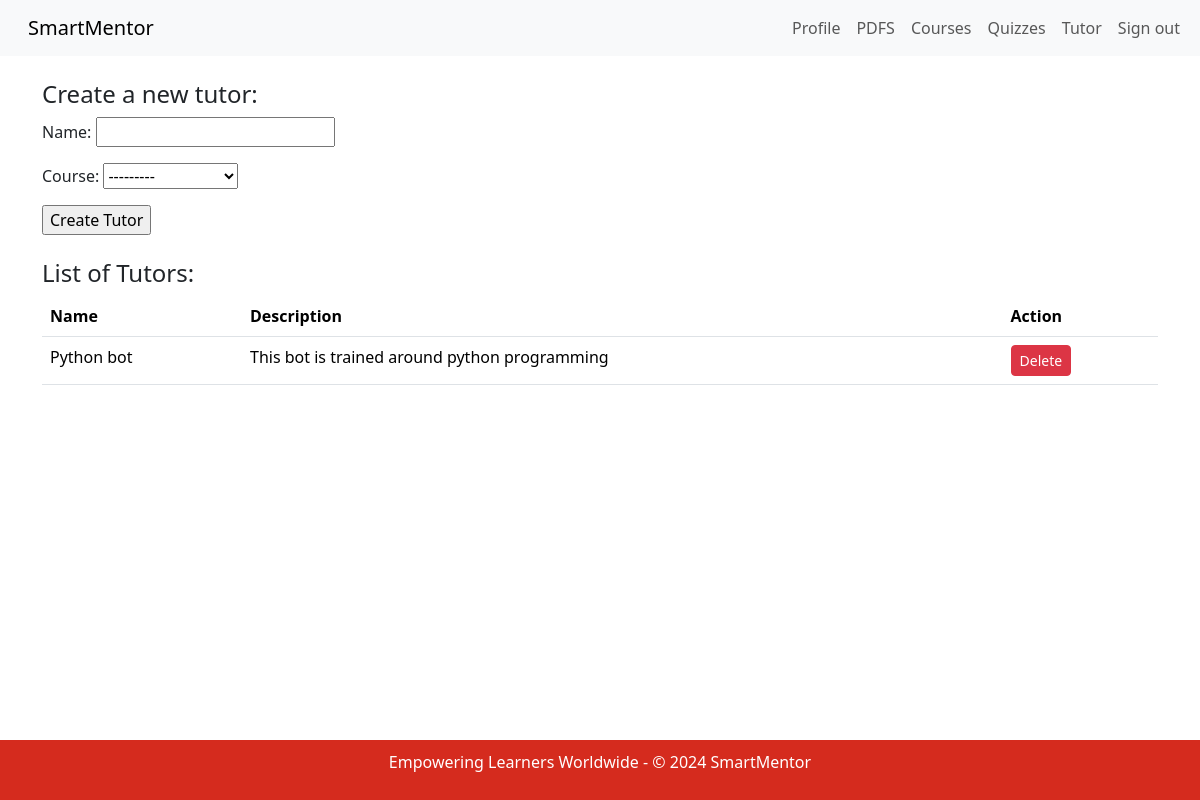
The page /teacher/ai_tutor (signed in) on the database as committed earlier.
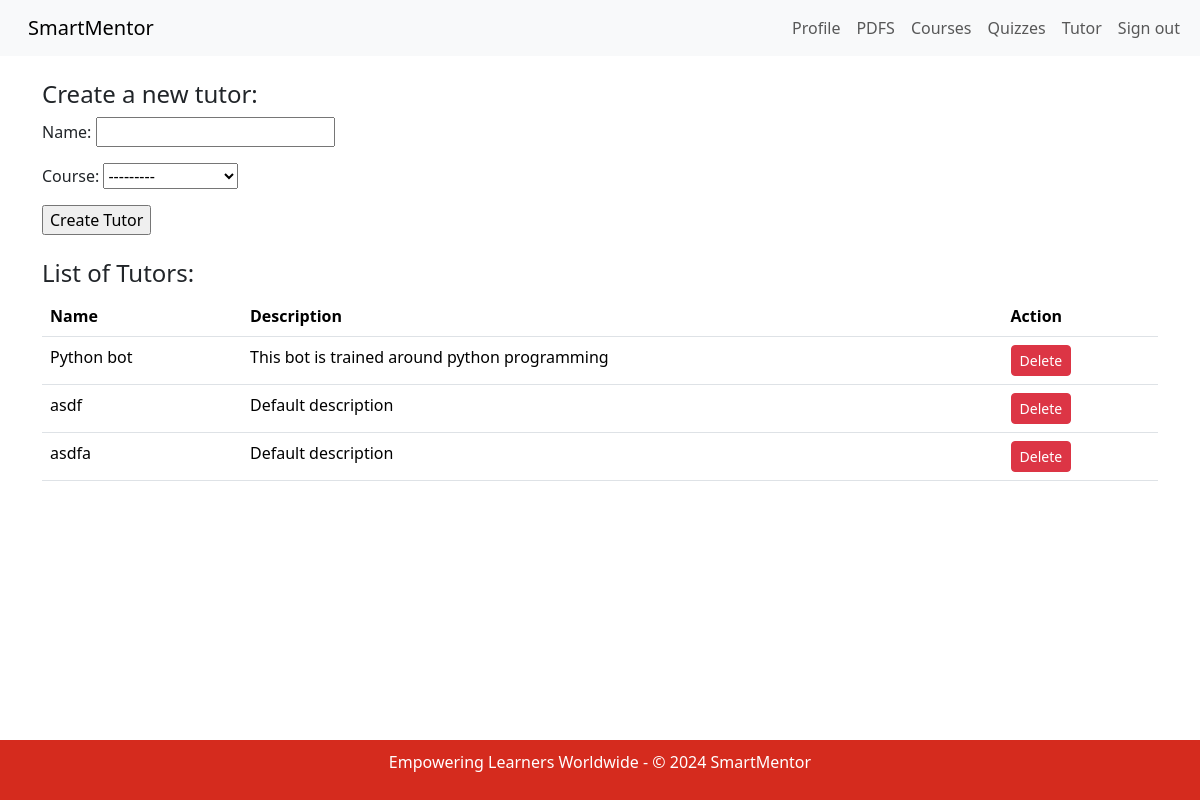
The same page on the database as committed later.
### app/models.py (models this page shows, shortened)
class Tutor(models.Model):
    course = models.ForeignKey(Course, on_delete=models.CASCADE, null=True)
    name = models.CharField(max_length=255)
    description = models.CharField(max_length=200, default='Default description')
    pdfs = models.ManyToManyField(PDF, blank=True, related_name='tutors')
    teacher = models.ForeignKey(Teacher, on_delete=models.CASCADE, related_name='tutors', default=1)

### app/views.py (the view, shortened to what this page needs)
# urls.py: path('teacher/ai_tutor', TeacherTutorView.as_view(), name='teacher_ai_tutor'),
class TeacherTutorView(LoginRequiredMixin, ListView):
    model = Tutor
    template_name = 'app/teacher_ai_tutor.html'
    form_class = SimpleTutorForm  # Assume this is a simplified form
    success_url = reverse_lazy('teacher_ai_tutor')
    def get_queryset(self):
        if hasattr(self.request.user, 'teacher'):
            return Tutor.objects.filter(teacher=self.request.user.teacher)
        else:
            return Tutor.objects.none()
    def get_context_data(self, **kwargs):
        context = super().get_context_data(**kwargs)
        context['tutor_form'] = self.form_class()  # No need to pass user here if the form is simplified
        return context

### app/forms.py
class SimpleTutorForm(forms.ModelForm):
    class Meta:
        model = Tutor
        fields = ['name', 'course']

### app/models.py (called while the page is built)
    def __str__(self):
        return self.name

### app/templates/app/teacher_ai_tutor.html (shortened to what this page needs)
{% extends "app/base.html" %}
{% block content %}
  {% if user.is_authenticated %}
    {% if user.profile.role == 'teacher' %}
    <nav class="navbar navbar-expand-lg bg-body-tertiary">
      <div class="container-fluid">
        <a class="navbar-brand" href="/">SmartMentor</a>
        <div class="collapse navbar-collapse" id="navbarSupportedContent">
          <ul class="navbar-nav me-auto mb-2 mb-lg-0">
              <li class="nav-item">
                  <a class="nav-link" href="{% url 'teacher_profile' %}">Profile</a>
              </li>
              <li class="nav-item">
                <a class="nav-link" href="{% url 'teacher_pdfs' %}">PDFS</a>
            </li>
              <li class="nav-item">
                  <a class="nav-link" href="{% url 'teacher_courses' %}">Courses</a>
              </li>
              <li class="nav-item">
                  <a class="nav-link" href="{% url 'teacher_quiz' %}">Quizzes</a>
              </li>
              <li class="nav-item">
                  <a class="nav-link" href="{% url 'teacher_ai_tutor' %}">Tutor</a>
              </li>
              <li class="nav-item">
                  <form action="{% url 'logout' %}" method="post" style="margin: 0">
                      <button type="submit" class="nav-link" style="background: none; border: none; cursor: pointer;">Sign out</button>
                  </form>
              </li>
          </ul>
      </div>
      </div>
    </nav>
    <br />
    <div class="container-xl">
      <section>
          <h4>Create a new tutor:</h4>
          <form action="{% url 'tutor_create' %}" method="post">
              {{ tutor_form.as_p }}
              <input type="submit" value="Create Tutor">
          </form>
      </section>
      <br/>
      <section>
          <h4>List of Tutors:</h4>
          {% if object_list %}
              <table class="table">
                  <thead>
                      <tr>
                          <th>Name</th>
                          <th>Description</th>
                          <th>Action</th>
                      </tr>
                  </thead>
                  <tbody>
                      {% for tutor in object_list %}
                          <tr>
                              <td>{{ tutor.name }}</td>
                              <td>{{ tutor.description }}</td>
                              <td>
                                  <form action="{% url 'tutor_delete' tutor.id %}" method="post">
                                      <input type="submit" value="Delete" class="btn btn-danger btn-sm">
                                  </form>
                              </td>
                          </tr>
                      {% endfor %}
                  </tbody>
              </table>
          {% else %}
              <p>No tutors created yet!</p>
          {% endif %}
      </section>
  </div>
      {% else %}
      <h1>Access Denied</h1>
      <p>You are not authorized to view this page. Please <a href="/">back</a> to home.</p>
  {% endif %}
  {% else %}
      <h1>Access Denied</h1>
      <p>You are not authorized to view this page. Please <a href="/signin">login</a> to view this page.</p>
  {% endif %}
{% endblock %}

Rows that differ between the two databases and show on the page:
added Tutor: name "asdf", description "Default description"
added Tutor: name "asdfa", description "Default description"
